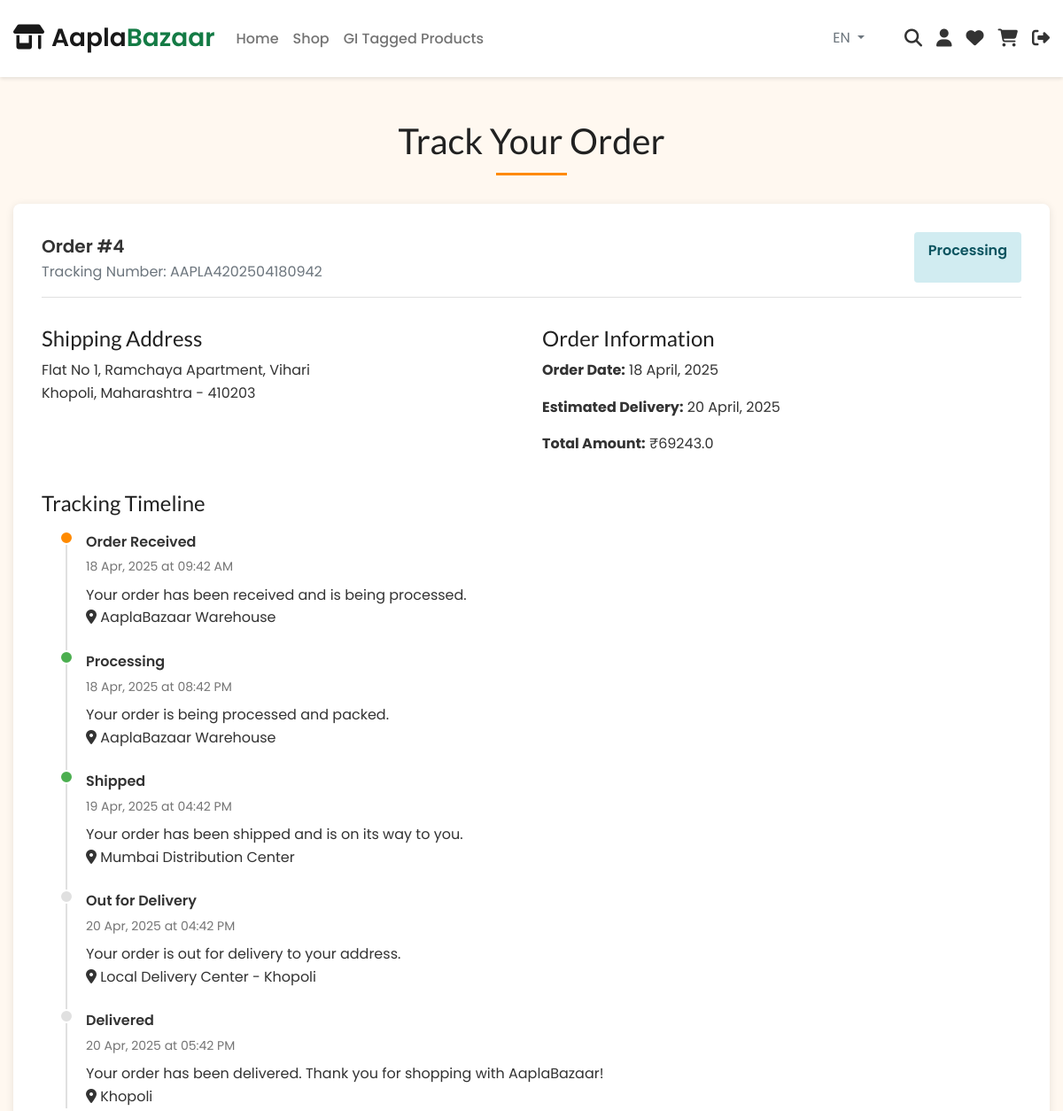
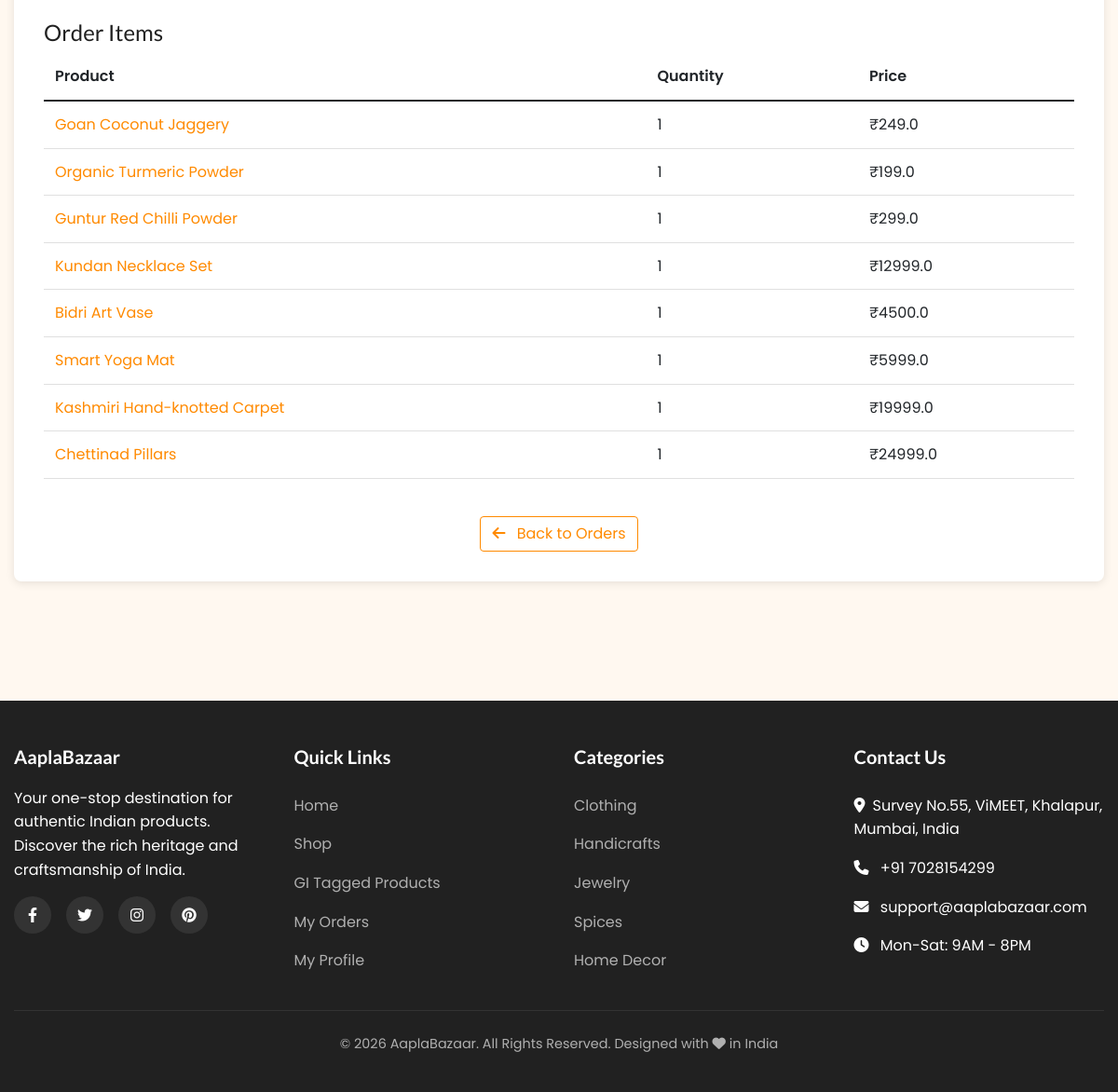
The page /order/track/4 (signed in) on the database its author committed (2 pictures, top to bottom).
### models.py (models this page shows, shortened)
class Order(db.Model):
    id = db.Column(db.Integer, primary_key=True)
    user_id = db.Column(db.Integer, db.ForeignKey('user.id'), nullable=False)
    order_date = db.Column(db.DateTime, default=datetime.utcnow)
    scheduled_date = db.Column(db.DateTime, nullable=True)
    schedule_note = db.Column(db.String(256), nullable=True)
    is_gift = db.Column(db.Boolean, default=False)
    gift_wrap_type = db.Column(db.String(64), nullable=True)
    gift_message = db.Column(db.Text, nullable=True)
    total_amount = db.Column(db.Float, nullable=False)
    shipping_address = db.Column(db.Text, nullable=False)
    shipping_city = db.Column(db.String(64), nullable=False)
    shipping_state = db.Column(db.String(64), nullable=False)
    shipping_pincode = db.Column(db.String(10), nullable=False)
    status = db.Column(db.String(32), default='Pending')  # Pending, Processing, Shipped, Delivered, Cancelled
    payment_id = db.Column(db.String(128), nullable=True)  # Razorpay payment ID
    payment_status = db.Column(db.String(32), default='Pending')  # Pending, Completed, Failed
    tracking_number = db.Column(db.String(64), nullable=True)
    estimated_delivery = db.Column(db.DateTime, nullable=True)
    items = db.relationship('OrderItem', backref='order', lazy=True)

class OrderTracking(db.Model):
    id = db.Column(db.Integer, primary_key=True)
    order_id = db.Column(db.Integer, db.ForeignKey('order.id'), nullable=False)
    status = db.Column(db.String(64), nullable=False)
    location = db.Column(db.String(128), nullable=True)
    timestamp = db.Column(db.DateTime, default=datetime.utcnow)
    description = db.Column(db.Text, nullable=True)
    order = db.relationship('Order', backref='tracking_updates')

class OrderItem(db.Model):
    id = db.Column(db.Integer, primary_key=True)
    order_id = db.Column(db.Integer, db.ForeignKey('order.id'), nullable=False)
    product_id = db.Column(db.Integer, db.ForeignKey('product.id'), nullable=False)
    quantity = db.Column(db.Integer, nullable=False)
    price = db.Column(db.Float, nullable=False)  # Price at the time of purchase

class Product(db.Model):
    id = db.Column(db.Integer, primary_key=True)
    name = db.Column(db.String(128), nullable=False)
    description = db.Column(db.Text, nullable=False)
    price = db.Column(db.Float, nullable=False)
    discount_price = db.Column(db.Float, nullable=True)
    stock = db.Column(db.Integer, nullable=False, default=0)
    category = db.Column(db.String(64), nullable=False)
    image_url1 = db.Column(db.String(256), nullable=False)
    image_url2 = db.Column(db.String(256), nullable=True)
    image_url3 = db.Column(db.String(256), nullable=True)
    is_featured = db.Column(db.Boolean, default=False)
    is_gi_tagged = db.Column(db.Boolean, default=False)  # GI tagged products
    gi_tag_details = db.Column(db.Text, nullable=True)  # Description of GI tag
    origin = db.Column(db.String(64), nullable=True)  # Origin state/region in India
    created_at = db.Column(db.DateTime, default=datetime.utcnow)
    updated_at = db.Column(db.DateTime, default=datetime.utcnow, onupdate=datetime.utcnow)
    order_items = db.relationship('OrderItem', backref='product', lazy=True)
    cart_items = db.relationship('CartItem', backref='product', lazy=True)
    wishlist_items = db.relationship('WishlistItem', backref='product', lazy=True)
    reviews = db.relationship('Review', backref='product', lazy=True, cascade='all, delete-orphan')

### routes.py (the view)
@app.route('/order/track/<int:order_id>')
@login_required
def track_order(order_id):
    order = Order.query.get_or_404(order_id)
    if order.user_id != current_user.id:
        abort(403)
    tracking_updates = OrderTracking.query.filter_by(order_id=order.id).order_by(OrderTracking.timestamp.asc()).all()
    return render_template('order_tracking.html',
                           title='Track Order',
                           order=order,
                           tracking_updates=tracking_updates)

### templates/order_tracking.html (shortened to what this page needs)
{% extends "base.html" %}
{% block content %}
<section class="py-5">
    <div class="container">
        <h1 class="section-title">Track Your Order</h1>
        <div class="tracking-container">
            <div class="tracking-header">
                <div>
                    <div class="tracking-id">Order #{{ order.id }}</div>
                    <div class="text-muted">Tracking Number: {{ order.tracking_number }}</div>
                </div>
                <div class="tracking-status {{ order.status.lower() }}">{{ order.status }}</div>
            </div>
            <div class="row mb-4">
                <div class="col-md-6">
                    <h4>Shipping Address</h4>
                    <p>{{ order.shipping_address }}<br>
                    {{ order.shipping_city }}, {{ order.shipping_state }} - {{ order.shipping_pincode }}</p>
                </div>
                <div class="col-md-6">
                    <h4>Order Information</h4>
                    <p><strong>Order Date:</strong> {{ order.order_date.strftime('%d %B, %Y') }}</p>
                    <p><strong>Estimated Delivery:</strong> {{ order.estimated_delivery.strftime('%d %B, %Y') if order.estimated_delivery else 'To be determined' }}</p>
                    <p><strong>Total Amount:</strong> ₹{{ order.total_amount }}</p>
                </div>
            </div>
            <h4 class="mb-3">Tracking Timeline</h4>
            <div class="tracking-timeline">
                {% for update in tracking_updates %}
                <div class="tracking-step {% if loop.first %}current{% elif loop.index0 < tracking_updates|length - 2 %}completed{% endif %}">
                    <div class="tracking-step-title">{{ update.status }}</div>
                    <div class="tracking-step-time">{{ update.timestamp.strftime('%d %b, %Y at %I:%M %p') }}</div>
                    <div class="tracking-step-description">{{ update.description }}</div>
                    {% if update.location %}
                    <div class="tracking-step-location">
                        <i class="fas fa-map-marker-alt"></i> {{ update.location }}
                    </div>
                    {% endif %}
                </div>
                {% else %}
                <div class="tracking-step current">
                    <div class="tracking-step-title">Order Received</div>
                    <div class="tracking-step-time">{{ order.order_date.strftime('%d %b, %Y at %I:%M %p') }}</div>
                    <div class="tracking-step-description">Your order has been received and is being processed.</div>
                </div>
                {% endfor %}
            </div>
            <div class="mt-4">
                <h4>Order Items</h4>
                <div class="table-responsive">
                    <table class="table">
                        <thead>
                            <tr>
                                <th>Product</th>
                                <th>Quantity</th>
                                <th>Price</th>
                            </tr>
                        </thead>
                        <tbody>
                            {% for item in order.items %}
                            <tr>
                                <td>
                                    <a href="{{ url_for('product_detail', id=item.product.id) }}">{{ item.product.name }}</a>
                                </td>
                                <td>{{ item.quantity }}</td>
                                <td>₹{{ item.price * item.quantity }}</td>
                            </tr>
                            {% endfor %}
                        </tbody>
                    </table>
                </div>
            </div>
            <div class="text-center mt-4">
                <a href="{{ url_for('orders') }}" class="btn btn-outline-primary">
                    <i class="fas fa-arrow-left me-2"></i> Back to Orders
                </a>
            </div>
        </div>
    </div>
</section>
{% endblock %}

### templates/base.html (shortened to what this page needs)
<!DOCTYPE html>
<html lang="en">
<head>
    <link rel="stylesheet" href="https://cdnjs.cloudflare.com/ajax/libs/font-awesome/6.1.1/css/all.min.css">
    <link href="https://cdn.jsdelivr.net/npm/bootstrap@5.1.3/dist/css/bootstrap.min.css" rel="stylesheet">
    <link rel="stylesheet" href="https://unpkg.com/swiper@8/swiper-bundle.min.css" />
    <link rel="stylesheet" href="{{ url_for('static', filename='css/style.css') }}">
    <link rel="stylesheet" href="{{ url_for('static', filename='css/responsive.css') }}">
</head>
<body>
    <header>
        <nav class="navbar navbar-expand-lg navbar-light bg-white">
            <div class="container">
                <a class="navbar-brand" href="{{ url_for('index') }}">
                    <i class="fas fa-shop me-2"></i>Aapla<span>Bazaar</span>
                </a>
                <div class="collapse navbar-collapse" id="navbarNav">
                    <ul class="navbar-nav me-auto mb-2 mb-lg-0">
                        <li class="nav-item">
                            <a class="nav-link {% if request.path == url_for('index') %}active{% endif %}" href="{{ url_for('index', lang=current_language) }}">{{ t('nav.home', 'Home') }}</a>
                        </li>
                        <li class="nav-item">
                            <a class="nav-link {% if request.path == url_for('products') %}active{% endif %}" href="{{ url_for('products', lang=current_language) }}">{{ t('nav.shop', 'Shop') }}</a>
                        </li>
                        <li class="nav-item">
                            <a class="nav-link {% if request.path == url_for('gi_tagged_products') %}active{% endif %}" href="{{ url_for('gi_tagged_products', lang=current_language) }}">{{ t('nav.gi', 'GI Tagged Products') }}</a>
                        </li>
                    </ul>
                    <div class="d-flex align-items-center gap-3">
                        <div class="language-switcher dropdown">
                            <button class="btn btn-outline-secondary btn-sm dropdown-toggle" type="button" data-bs-toggle="dropdown" aria-expanded="false">
                                {{ current_language|upper }}
                            </button>
                        </div>
                        <div class="d-flex nav-icons">
                        <a href="{{ url_for('products') }}?search=" class="nav-icon" data-toggle="tooltip" title="Search">
                            <i class="fas fa-search"></i>
                        </a>
                        {% if current_user.is_authenticated %}
                        <a href="{{ url_for('profile', lang=current_language) }}" class="nav-icon {% if request.path == url_for('profile') %}active{% endif %}" data-toggle="tooltip" title="{{ t('nav.profile', 'My Profile') }}">
                            <i class="fas fa-user"></i>
                        </a>
                        <a href="{{ url_for('wishlist', lang=current_language) }}" class="nav-icon {% if request.path == url_for('wishlist') %}active{% endif %}" data-toggle="tooltip" title="{{ t('nav.wishlist', 'Wishlist') }}">
                            <i class="fas fa-heart"></i>
                        </a>
                        <a href="{{ url_for('cart', lang=current_language) }}" class="nav-icon {% if request.path == url_for('cart') %}active{% endif %}" data-toggle="tooltip" title="{{ t('nav.cart', 'Cart') }}">
                            <i class="fas fa-shopping-cart"></i>
                        </a>
                        <a href="{{ url_for('logout', lang=current_language) }}" class="nav-icon" data-toggle="tooltip" title="{{ t('nav.logout', 'Logout') }}">
                            <i class="fas fa-sign-out-alt"></i>
                        </a>
                        {% endif %}
                        </div>
                    </div>
                </div>
            </div>
        </nav>
    </header>
    <main>
        {% block content %}{% endblock %}
    </main>
    <footer class="footer">
        <div class="container">
            <div class="footer-grid">
                <div class="footer-section">
                    <h3 class="footer-title">{{ t('footer.title', 'AaplaBazaar') }}</h3>
                    <p>{{ t('footer.tagline', 'Your one-stop destination for authentic Indian products. Discover the rich heritage and craftsmanship of India.') }}</p>
                    <div class="footer-social">
                        <a href="#" class="social-icon"><i class="fab fa-facebook-f"></i></a>
                        <a href="#" class="social-icon"><i class="fab fa-twitter"></i></a>
                        <a href="#" class="social-icon"><i class="fab fa-instagram"></i></a>
                        <a href="#" class="social-icon"><i class="fab fa-pinterest"></i></a>
                    </div>
                </div>
                <div class="footer-section">
                    <h3 class="footer-title">{{ t('footer.quick_links', 'Quick Links') }}</h3>
                    <ul class="footer-links">
                        <li class="footer-link"><a href="{{ url_for('index', lang=current_language) }}">{{ t('nav.home', 'Home') }}</a></li>
                        <li class="footer-link"><a href="{{ url_for('products', lang=current_language) }}">{{ t('nav.shop', 'Shop') }}</a></li>
                        <li class="footer-link"><a href="{{ url_for('gi_tagged_products', lang=current_language) }}">{{ t('nav.gi', 'GI Tagged Products') }}</a></li>
                        {% if current_user.is_authenticated %}
                        <li class="footer-link"><a href="{{ url_for('orders', lang=current_language) }}">My Orders</a></li>
                        <li class="footer-link"><a href="{{ url_for('profile', lang=current_language) }}">{{ t('nav.profile', 'My Account') }}</a></li>
                        {% else %}
                        <li class="footer-link"><a href="{{ url_for('login', lang=current_language) }}">{{ t('nav.login', 'Login') }}</a></li>
                        <li class="footer-link"><a href="{{ url_for('register', lang=current_language) }}">{{ t('nav.register', 'Register') }}</a></li>
                        {% endif %}
                    </ul>
                </div>
                <div class="footer-section">
                    <h3 class="footer-title">{{ t('footer.categories', 'Categories') }}</h3>
                    <ul class="footer-links">
                        <li class="footer-link"><a href="{{ url_for('products', lang=current_language) }}?category=clothing">{{ t('categories.clothing', 'Clothing') }}</a></li>
                        <li class="footer-link"><a href="{{ url_for('products', lang=current_language) }}?category=handicrafts">{{ t('categories.handicrafts', 'Handicrafts') }}</a></li>
                        <li class="footer-link"><a href="{{ url_for('products', lang=current_language) }}?category=jewelry">{{ t('categories.jewelry', 'Jewelry') }}</a></li>
                        <li class="footer-link"><a href="{{ url_for('products', lang=current_language) }}?category=spices">{{ t('categories.spices', 'Spices') }}</a></li>
                        <li class="footer-link"><a href="{{ url_for('products', lang=current_language) }}?category=home_decor">{{ t('categories.home_decor', 'Home Decor') }}</a></li>
                    </ul>
                </div>
                <div class="footer-section">
                    <h3 class="footer-title">{{ t('footer.contact', 'Contact Us') }}</h3>
                    <ul class="footer-links">
                        <li class="footer-link"><i class="fas fa-map-marker-alt me-2"></i>{{ t('footer.contact_address', 'Survey No.55, ViMEET, Khalapur, Mumbai, India') }}</li>
                        <li class="footer-link"><i class="fas fa-phone me-2"></i> {{ t('footer.contact_phone', '+91 7028154299') }}</li>
                        <li class="footer-link"><i class="fas fa-envelope me-2"></i> {{ t('footer.contact_email', 'support@aaplabazaar.com') }}</li>
                        <li class="footer-link"><i class="fas fa-clock me-2"></i> {{ t('footer.contact_hours', 'Mon-Sat: 9AM - 8PM') }}</li>
                    </ul>
                </div>
            </div>
            <div class="footer-bottom">
                <p>&copy; {{ now.year }} AaplaBazaar. {{ t('footer.rights', 'All Rights Reserved.') }} Designed with <i class="fas fa-heart"></i> in India</p>
            </div>
        </div>
    </footer>
</body>
</html>

### rows shown on the page
Order: id "4", tracking_number "AAPLA4202504180942", status "Processing", shipping_address "Flat No 1, Ramchaya Apartment, Vihari", shipping_city "Khopoli", shipping_state "Maharashtra", shipping_pincode "410203", order_date "18 April, 2025", estimated_delivery "20 April, 2025", total_amount "69243.0"
OrderTracking: status "Order Received", timestamp "18 Apr, 2025 at 09:42 AM", description "Your order has been received and is being processed.", location "AaplaBazaar Warehouse"
OrderTracking: status "Processing", timestamp "18 Apr, 2025 at 08:42 PM", description "Your order is being processed and packed.", location "AaplaBazaar Warehouse"
OrderTracking: status "Shipped", timestamp "19 Apr, 2025 at 04:42 PM", description "Your order has been shipped and is on its way to you.", location "Mumbai Distribution Center"
OrderTracking: status "Out for Delivery", timestamp "20 Apr, 2025 at 04:42 PM", description "Your order is out for delivery to your address.", location "Local Delivery Center - Khopoli"
OrderTracking: status "Delivered", timestamp "20 Apr, 2025 at 05:42 PM", description "Your order has been delivered. Thank you for shopping with AaplaBazaar!", location "Khopoli"
OrderItem: product.name "Goan Coconut Jaggery", quantity "1", item.price*item.quantity "249.0"
OrderItem: product.name "Organic Turmeric Powder", quantity "1", item.price*item.quantity "199.0"
OrderItem: product.name "Guntur Red Chilli Powder", quantity "1", item.price*item.quantity "299.0"
OrderItem: product.name "Kundan Necklace Set", quantity "1", item.price*item.quantity "12999.0"
OrderItem: product.name "Bidri Art Vase", quantity "1", item.price*item.quantity "4500.0"
OrderItem: product.name "Smart Yoga Mat", quantity "1", item.price*item.quantity "5999.0"
OrderItem: product.name "Kashmiri Hand-knotted Carpet", quantity "1", item.price*item.quantity "19999.0"
OrderItem: product.name "Chettinad Pillars", quantity "1", item.price*item.quantity "24999.0"
Product: category "Handicrafts"
Product: category "Jewelry"

### other values the page prints
{{ t('nav.home', 'Home') }} "Home"
{{ t('nav.shop', 'Shop') }} "Shop"
{{ t('nav.gi', 'GI Tagged Products') }} "GI Tagged Products"
{{ current_language|upper }} "EN"
{{ t('footer.title', 'AaplaBazaar') }} "AaplaBazaar"
{{ t('footer.quick_links', 'Quick Links') }} "Quick Links"
{{ t('nav.profile', 'My Account') }} "My Profile"
{{ t('footer.categories', 'Categories') }} "Categories"
{{ t('categories.clothing', 'Clothing') }} "Clothing"
{{ t('categories.spices', 'Spices') }} "Spices"
{{ t('categories.home_decor', 'Home Decor') }} "Home Decor"
{{ t('footer.contact', 'Contact Us') }} "Contact Us"
{{ t('footer.contact_phone', '+91 7028154299') }} "+91 7028154299"
{{ t('footer.contact_email', 'support@aaplabazaar.com') }} "support@aaplabazaar.com"
{{ t('footer.contact_hours', 'Mon-Sat: 9AM - 8PM') }} "Mon-Sat: 9AM - 8PM"
